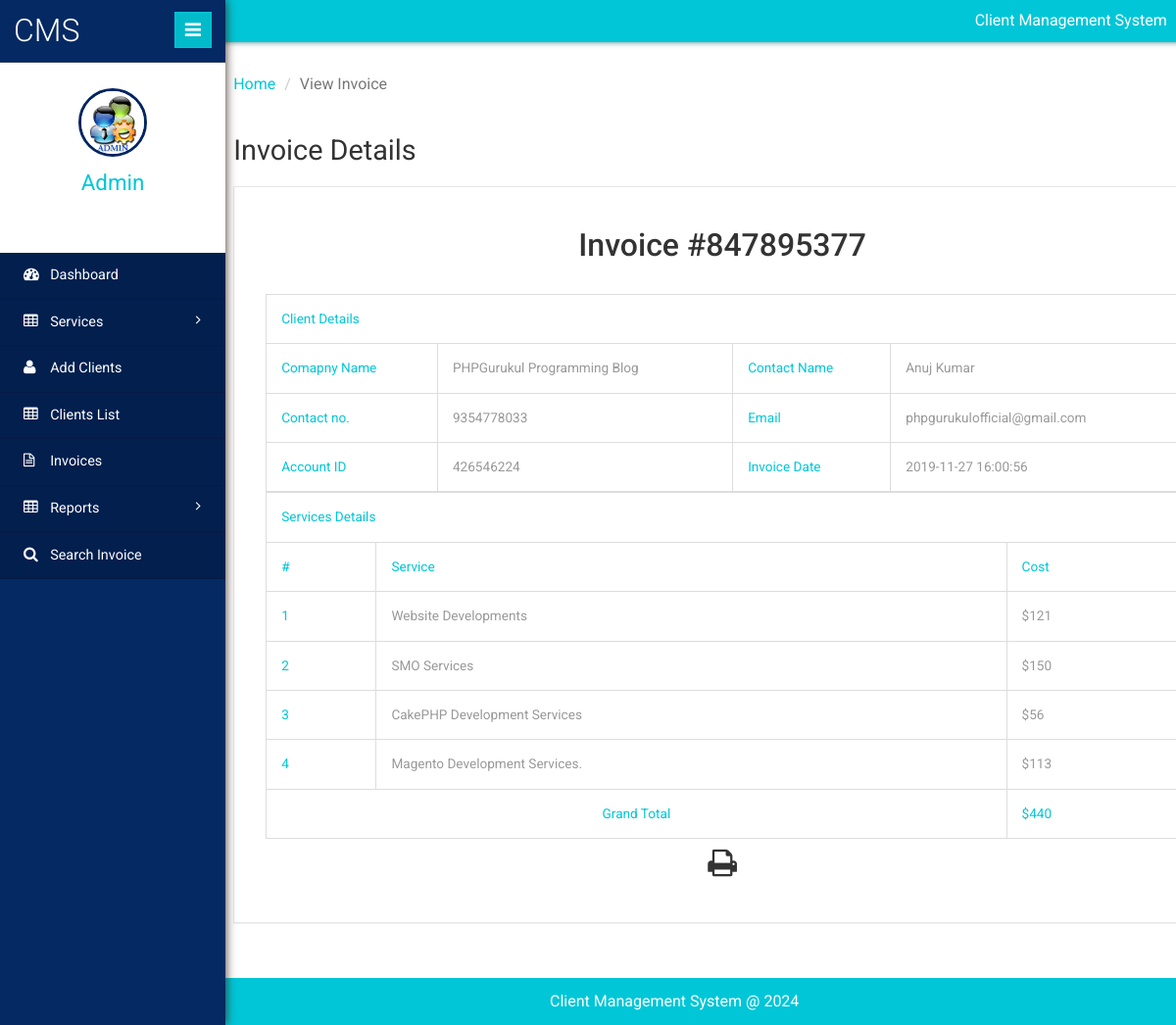
The page /admin/view-invoice.php?invoiceid=847895377 (signed in) on the database its author committed.
### tables this page shows
CREATE TABLE `tblclient` (
  `ID` int(10) NOT NULL,
  `AccountID` int(10) DEFAULT NULL,
  `AccountType` varchar(50) DEFAULT NULL,
  `ContactName` varchar(120) DEFAULT NULL,
  `CompanyName` varchar(120) DEFAULT NULL,
  `Address` varchar(200) DEFAULT NULL,
  `City` varchar(120) DEFAULT NULL,
  `State` varchar(120) DEFAULT NULL,
  `ZipCode` int(10) DEFAULT NULL,
  `Workphnumber` bigint(10) DEFAULT NULL,
  `Cellphnumber` bigint(10) DEFAULT NULL,
  `Otherphnumber` bigint(10) DEFAULT NULL,
  `Email` varchar(200) DEFAULT NULL,
  `WebsiteAddress` varchar(200) DEFAULT NULL,
  `Notes` mediumtext DEFAULT NULL,
  `Password` varchar(200) NOT NULL,
  `CreationDate` timestamp NULL DEFAULT current_timestamp()
);

CREATE TABLE `tblservices` (
  `ID` int(10) NOT NULL,
  `ServiceName` varchar(200) DEFAULT NULL,
  `ServicePrice` varchar(200) DEFAULT NULL,
  `CreationDate` timestamp NULL DEFAULT current_timestamp()
);

### admin/view-invoice.php (the view, shortened to what this page needs)
<?php
include('includes/dbconnection.php');
if (strlen($_SESSION['clientmsaid']==0)) {
  header('location:logout.php');
  } else{
  	?>
<!DOCTYPE HTML>
<html>
<head>
	<link href="css/bootstrap.min.css" rel='stylesheet' type='text/css' />
	<link href="css/style.css" rel='stylesheet' type='text/css' />
	<link href="css/font-awesome.css" rel="stylesheet">
	<link rel="stylesheet" href="css/icon-font.min.css" type='text/css' />
</head>
<body>
	<div class="page-container">
		<div class="left-content">
			<div class="inner-content">
				<?php include_once('includes/header.php');?>
				<div class="outter-wp">
					<div class="sub-heard-part">
						<ol class="breadcrumb m-b-0">
							<li><a href="dashboard.php">Home</a></li>
							<li class="active">View Invoice</li>
						</ol>
					</div>
		<div class="graph-visual tables-main" id="exampl">
						<h3 class="inner-tittle two">Invoice Details </h3>
<?php
$invid=intval($_GET['invoiceid']);
$sql="select distinct tblclient.ContactName,tblclient.CompanyName,tblclient.Workphnumber,tblclient.Email,tblclient.AccountID,tblinvoice.BillingId,tblinvoice.PostingDate from  tblclient
	join tblinvoice on tblclient.ID=tblinvoice.Userid  where tblinvoice.BillingId=:invid";
$query = $dbh -> prepare($sql);
$query->bindParam(':invid',$invid,PDO::PARAM_STR);
$query->execute();
$results=$query->fetchAll(PDO::FETCH_OBJ);
$cnt=1;
if($query->rowCount() > 0)
{
foreach($results as $row)
{               ?>
						<div class="graph">
							<div class="tables">
								<h4>Invoice #<?php echo $invid;?></h4>
													<table class="table table-bordered" width="100%" border="1">
<tr>
<th colspan="8">Client Details</th>
</tr>
							 <tr>
								<th>Comapny Name</th>
								<td><?php  echo htmlentities($row->CompanyName);?></td>
								<th>Contact Name</th>
								<td><?php  echo htmlentities($row->ContactName);?></td> </tr>
								<tr>
								<th>Contact no.</th>
								<td><?php  echo htmlentities($row->Workphnumber);?></td>
								<th>Email </th>
								<td><?php  echo htmlentities($row->Email);?></td>
							</tr>
							 <tr>
								<th>Account ID</th>
								<td><?php echo htmlentities($row->AccountID);?></td>
								<th>Invoice Date</th>
								<td colspan="6"><?php echo  htmlentities($row->PostingDate);?></td>
							</tr>
<?php $cnt=$cnt+1;}} ?>
</table>
<table class="table table-bordered" width="100%" border="1">
<tr>
<th colspan="3">Services Details</th>
</tr>
<tr>
<th>#</th>
<th>Service</th>
<th>Cost</th>
</tr>
<?php
$ret="select tblservices.ServiceName,tblservices.ServicePrice
	from  tblinvoice
	join tblservices on tblservices.ID=tblinvoice.ServiceId
	where tblinvoice.BillingId=:invid";
$query1 = $dbh -> prepare($ret);
$query1->bindParam(':invid',$invid,PDO::PARAM_STR);
$query1->execute();
$results=$query1->fetchAll(PDO::FETCH_OBJ);
$cnt=1;
if($query1->rowCount() > 0)
{
foreach($results as $row1)
{               ?>
<tr>
<th><?php echo $cnt;?></th>
<td><?php echo $row1->ServiceName?></td>
<td><?php echo "$".$subtotal=$row1->ServicePrice?></td>
</tr>
<?php
$gtotal+=$subtotal;
 $cnt=$cnt+1;}
} ?>
<tr>
<th colspan="2" style="text-align:center">Grand Total</th>
<th><?php echo "$".$gtotal?></th>
</tr>
</table>
<p style="margin-top:1%"  align="center">
  <i class="fa fa-print fa-2x" style="cursor: pointer;"  OnClick="CallPrint(this.value)" ></i>
</p>
							</div>
						</div>
					</div>
				</div>
				<?php include_once('includes/footer.php');?>
			</div>
		</div>
		<?php include_once('includes/sidebar.php');?>
	</div>
</body>
</html>
<?php }  ?>

### admin/includes/sidebar.php (shortened to what this page needs)
 <div class="sidebar-menu">
    <header class="logo">
        <a href="#" class="sidebar-icon"> <span class="fa fa-bars"></span> </a> <a href="dashboard.php"> <span id="logo"> <h1>CMS</h1></span>
        </a>
    </header>
    <div class="down">
        <?php
$aid=$_SESSION['clientmsaid'];
$sql="SELECT AdminName from  tbladmin where ID=:aid";
$query = $dbh -> prepare($sql);
$query->bindParam(':aid',$aid,PDO::PARAM_STR);
$query->execute();
$results=$query->fetchAll(PDO::FETCH_OBJ);
$cnt=1;
if($query->rowCount() > 0)
{
foreach($results as $row)
{               ?>
        <a href="dashboard.php"><img src="images/images.jpg" height="70" width="70"></a>
        <a href="dashboard.php"><span class=" name-caret"><?php  echo $row->AdminName;?></span></a>
        <?php $cnt=$cnt+1;}} ?>
        <ul>
            <li><a class="tooltips" href="admin-profile.php"><span>Profile</span><i class="lnr lnr-user"></i></a></li>
            <li><a class="tooltips" href="change-password.php"><span>Settings</span><i class="lnr lnr-cog"></i></a></li>
            <li><a class="tooltips" href="logout.php"><span>Log out</span><i class="lnr lnr-power-switch"></i></a></li>
        </ul>
    </div>
    <div class="menu">
        <ul id="menu" >
            <li><a href="dashboard.php"><i class="fa fa-tachometer"></i> <span>Dashboard</span></a></li>
            <li id="menu-academico" ><a href="#"><i class="fa fa-table"></i> <span> Services</span> <span class="fa fa-angle-right" style="float: right"></span></a>
            </li>
            <li><a href="add-client.php"><i class="fa fa-user"></i> <span>Add Clients</span></a></li>
            <li><a href="manage-client.php"><i class="fa fa-table"></i> <span>Clients List</span></a></li>
            <li><a href="invoices.php"><i class="fa fa-file-text-o"></i> <span>Invoices</span></a></li>
            <li id="menu-academico" ><a href="#"><i class="fa fa-table"></i> <span> Reports</span> <span class="fa fa-angle-right" style="float: right"></span></a>
            </li>
            <li><a href="search-invoices.php"><i class="fa fa-search"></i> <span>Search Invoice</span></a></li>
        </ul>
    </div>
</div>

### rows shown on the page
tblclient: CompanyName "PHPGurukul Programming Blog", ContactName "Anuj Kumar", Workphnumber "9354778033", Email "phpgurukulofficial@gmail.com", AccountID "426546224", PostingDate "2019-11-27 16:00:56"
tblservices: ServiceName "Website Developments", ServicePrice "121"
tblservices: ServiceName "SMO Services", ServicePrice "150"
tblservices: ServiceName "CakePHP Development Services", ServicePrice "56"
tblservices: ServiceName "Magento Development Services.", ServicePrice "113"

### other values the page prints
$gtotal "440"
$row->AdminName "Admin"
